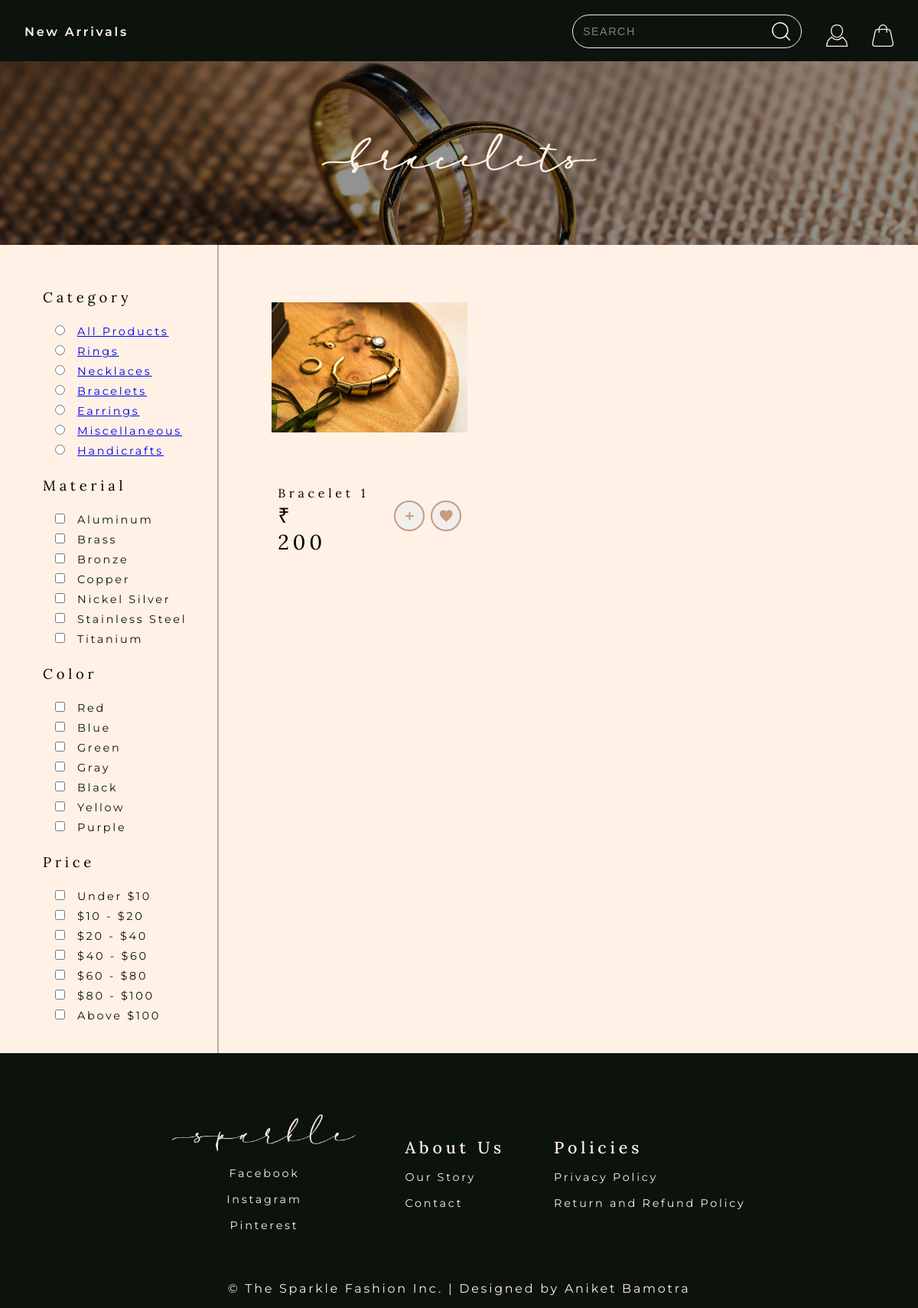
The app's page /store with its own data.
### store/models/category.py (models this page shows, shortened)
class Category(models.Model):
    name = models.CharField(max_length=20)
    @staticmethod
    def get_all_categories():
        return Category.objects.all()

### store/models/product.py (models this page shows, shortened)
class Product(models.Model):
    name = models.CharField(max_length=50)
    price = models.IntegerField(default=0)
    category = models.ForeignKey(Category, on_delete=models.CASCADE, default=1)
    description = models.CharField(max_length=200, default='' , null=True , blank=True)
    image = models.ImageField(upload_to='uploads/products/')
    @staticmethod
    def get_all_products():
        return Product.objects.all()

### store/views/home.py (the view)
# urls.py: path('' , include('store.urls'))
def store(request):
    cart = request.session.get('cart')
    if not cart:
        request.session['cart'] = {}
    products = None
    categories = Category.get_all_categories()
    categoryID = request.GET.get('category')
    if categoryID:
        products = Product.get_all_products_by_categoryid(categoryID)
    else:
        products = Product.get_all_products()
    data = {}
    data['products'] = products
    data['categories'] = categories
    return render(request, 'index.html', data)

### store/templatetags/cart.py (called while the page is built)
@register.filter(name='is_in_cart')
def is_in_cart(product  , cart):
    keys = cart.keys()
    for id in keys:
        if int(id) == product.id:
            return True
    return False;

### store/templatetags/custom_filter.py (called while the page is built)
@register.filter(name='currency')
def currency(number):
    return "₹ "+str(number)

### store/templates/index.html (shortened to what this page needs)
{% extends 'base.html' %}
{% load static %}
{% block content %}
{% load cart %}
{% load custom_filter %}
<header id="d_header">
    <nav>
        <a href="/store" class="sans left_link">New Arrivals</a>
        <a href="/cart" class="sans right-link"><img src="{% static 'icons/light bag.svg' %}" alt="Shopping Bag" style="height: 1.8rem;"></a>
        <a href="#" class="sans right-link" id="profile"><img src="{% static 'icons/light profile.svg' %}" alt="User Profile" style="height: 1.8rem;"></a>
        <div class="search__container right-link">
            <input class="search__input" type="text" placeholder="Search">
        </div>
    </nav>
</header>
<section class="banner">
	<div class="banner_container">
		<img src="{% static 'banner-title/Bracelets.svg' %}" alt="Rings written in script font" class="page_title">
	</div>
</section>
<div class="product_grid">
	<div class="pg_container">
		<div class="filter_container">
			<div class="filter_ele">
				<h5 class="filter_title serif">Category</h5>
				<ul>
					<li class="f_list_item sans"><input type="radio" name="category"><a href="/store">All Products</a>
				{% for category in categories %}
				<li class="f_list_item sans"><input type="radio" name="category"><a href="/?category={{category.id}}">{{category.name}}</a></li>
				{% endfor %}
			</div>
			<div class="filter_ele">
				<h5 class="filter_title serif">Material</h5>
				<ul>
					<li class="f_list_item sans"><input id="alu" type="checkbox"><label for="alu">Aluminum</label></li>
					<li class="f_list_item sans"><input id="brass" type="checkbox"><label for="brass">Brass</label></li>
					<li class="f_list_item sans"><input id="bronze" type="checkbox"><label for="bronze">Bronze</label></li>
					<li class="f_list_item sans"><input id="copper" type="checkbox"><label for="copper">Copper</label></li>
					<li class="f_list_item sans"><input id="nickel" type="checkbox"><label for="nickel">Nickel Silver</label></li>
					<li class="f_list_item sans"><input id="steel" type="checkbox"><label for="steel">Stainless Steel</label></li>
					<li class="f_list_item sans"><input id="titanium" type="checkbox"><label for="titanium">Titanium</label></li>
				</ul>
			</div>
			<div class="filter_ele">
				<h5 class="filter_title serif">Color</h5>
				<ul>
					<li class="f_list_item sans"><input type="checkbox" id="red"><label for="red">Red</label></li>
					<li class="f_list_item sans"><input type="checkbox" id="blue"><label for="blue">Blue</label></li>
					<li class="f_list_item sans"><input type="checkbox" id="green"><label for="green">Green</label></li>
					<li class="f_list_item sans"><input type="checkbox" id="gray"><label for="gray">Gray</label></li>
					<li class="f_list_item sans"><input type="checkbox" id="black"><label for="black">Black</label></li>
					<li class="f_list_item sans"><input type="checkbox" id="yellow"><label for="yellow">Yellow</label></li>
					<li class="f_list_item sans"><input type="checkbox" id="purple"><label for="purple">Purple</label></li>
				</ul>
			</div>
			<div class="filter_ele">
				<h5 class="filter_title serif">Price</h5>
				<ul>
					<li class="f_list_item sans"><input type="checkbox" id="less-10"><label for="less-10">Under $10</label></li>
					<li class="f_list_item sans"><input type="checkbox" id="10-20"><label for="10-20">$10 - $20</label></li>
					<li class="f_list_item sans"><input type="checkbox" id="20-40"><label for="20-40">$20 - $40</label></li>
					<li class="f_list_item sans"><input type="checkbox" id="40-60"><label for="40-60">$40 - $60</label></li>
					<li class="f_list_item sans"><input type="checkbox" id="60-80"><label for="60-80">$60 - $80</label></li>
					<li class="f_list_item sans"><input type="checkbox" id="80-100"><label for="80-100">$80 - $100</label></li>
					<li class="f_list_item sans"><input type="checkbox" id="abv-100"><label for="abv-100">Above $100</label></li>
				</ul>
			</div>
		</div>
		<div id='products' class="product_cards_grid">
			<div class="product_gallery">
				{% for product in products %}
				<div class="product_card" id={{product.id}} style="width: 18rem;">
					<a href="/desc" class="img_link" ><img class="prod_img" style="max-width:20rem; height: 12rem;" src="{{product.image.url}}" alt="Card image cap"></a>
						<p class="prod_name serif">{{product.name}}</p>
						<p class="prod_price serif">{{product.price|currency}}</p>
						<form action="/#{{product.id}}" method="POST" class="a_btn">
							<button type="submit" class="add_cart_btn" value="Add"><span id="plus" class="material-icons-outlined">add</span></button>
						</form>
						<form action="/#{{product.id}}" method="POST" class="fav_btn">
							<button type = "submit" value = "" class="material-icons-outlined">favorite</button>
						</form>
				</div>
				{% endfor %}
			</div>
		</div>
	</div>
</div>
{% endblock %}

### store/static/style.css (style rules this page uses)
:root { --light-color-100: 240, 239, 235; --light-color: 255, 241, 230; --accent-color-100: 221, 190, 169; --accent-color: 203, 153, 126; --dark-color: 12, 18, 12; --serif: "Lora", serif; --sans: "Montserrat", sans-serif; }
* { margin: 0; padding: 0; box-sizing: border-box; }
body { background-color: rgb(var(--light-color)); overflow-x: hidden; }
.serif { font-family: var(--serif); font-size: 3ch; letter-spacing: 0.3rem; }
.sans { font-family: var(--sans); font-size: 2ch; letter-spacing: 0.17rem; color: rgb(var(--dark-color)); }
header { display: block; position: absolute; width: 100%; height: 5rem; }
.left_link { float: left; margin: 2rem; }
.right-link { float: right; margin: 2rem 2rem 2rem 0rem; }
.left_link, .right-link { text-decoration: none; font-weight: 600; color: rgb(var(--light-color)); }
.search__input { width: 25vw; padding: 0.8rem; position: relative; bottom: 0.8rem; z-index: 10; background-color: transparent; transition: transform 250ms ease-in-out; font-size: 1.8ch; color: rgb(var(--light-color)); background-color: transparent; background-image: url("/icons/light\ search.svg"); background-size: 1.5rem; background-repeat: no-repeat; background-position: 95% center; border-radius: 50px; border: 1px solid rgb(var(--light-color)); transition: all 250ms ease-in-out; backface-visibility: hidden; transform-style: preserve-3d; }
.search__input::placeholder { color: rgb(var(--light-color), 0.5); text-transform: uppercase; letter-spacing: 1.5px; }
#d_header { background-color: rgb(var(--dark-color)); position: relative; }
.banner_container { height: 30vh; width: 100%; position: relative; }
.page_title { position: absolute; width: 30vw; top: 50%; left: 50%; transform: translate(-50%, -50%); }
.pg_container { display: grid; grid-template-columns: repeat(7, 1fr); grid-template-rows: minmax(1, 100px); grid-template-areas: "flt pg pg pg pg pg pg" "flt pg pg pg pg pg pg" "flt pg pg pg pg pg pg"; grid-gap: 0.3rem; }
.filter_container { grid-area: flt; margin-right: 3rem; border-right: 2px solid rgb(var(--dark-color), 0.3); white-space: nowrap; padding: 2rem; }
.filter_ele ul { list-style: none; }
.filter_title { margin: 1.5rem; font-weight: 400; font-size: 2.3ch; }
.f_list_item { margin: 0.5rem; font-size: 1.8ch; }
.filter_container input { margin: 0rem 1rem 0rem 2rem; }
.product_gallery { display: grid; grid-template-columns: repeat(4, 1fr); grid-template-rows: minmax(1, 100px); grid-gap: 1rem; margin-top: 2rem; }
.product_card { width: 23rem; height: 27rem; padding: 2rem 1rem 2rem 1rem; display: grid; grid-template-columns: repeat(7, 1fr); grid-template-rows: minmax(1, 100px); grid-template-areas: "pi pi pi pi pi pi pi" "pn pn pn pn pn . ." "pp pp pp . ab ab fb"; align-items: flex-start; }
.img_link { width: 100%; height: 100%; grid-area: pi; }
.prod_img { width: 100%; height: 100%; object-fit: contain; }
.prod_name { grid-area: pn; align-self: flex-end; font-weight: 400; font-size: 2ch; padding-left: 0.5rem; }
.prod_price { grid-area: pp; font-size: 3.4ch; padding-left: 0.5rem; }
.a_btn { direction: rtl; grid-area: ab; }
.a_btn > * { direction: ltr; }
.add_cart_btn { width: 2.5rem; height: 2.5rem; border-radius: 50px; background-color: rgb(var(--light-color-100)); position: relative; transition: 0.3s ease; overflow: hidden; z-index: 0; border: 2px solid rgb(var(--accent-color)); color: rgb(var(--accent-color)); font-family: "Material Icons"; font-size: 2.1ch; font-weight: 600; cursor: pointer; }
.add_cart_btn::after { content: "Add to Bag"; position: absolute; white-space: nowrap; right: 1.8rem; font-weight: 400; z-index: 2; font-family: var(--serif); color: rgb(var(--light-color)); bottom: 0.5rem; }
.fav_btn { grid-area: fb; }
.fav_btn button { background-color: rgb(var(--light-color-100)); font-family: "Material Icons"; color: rgb(var(--accent-color)); border: 2px solid rgb(var(--accent-color)); border-radius: 50px; width: 2.5rem; height: 2.5rem; font-size: 2.5ch; margin-left: 0.5rem; margin-right: 0.5rem; }

### store/templates/base.html (style rules this page uses)
nav { background-color: white; }

### records on screen
Category: name "Rings"
Category: name "Necklaces"
Category: name "Bracelets"
Category: name "Earrings"
Category: name "Miscellaneous"
Category: name "Handicrafts"
Product: image (picture), name "Bracelet 1", price "₹ 200"
